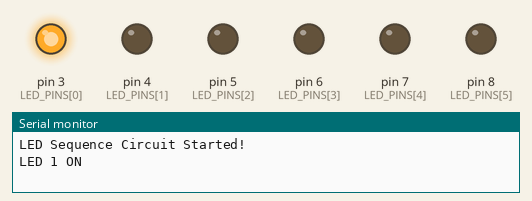
This sketch was run on a simulated Arduino Uno, built with avr-gcc and run on an emulated ATmega328P. Parts: output pins drawn as LEDs (lit = HIGH), the last lines printed to the serial monitor.

Above: at 0.2 s.
At 0.7 s:
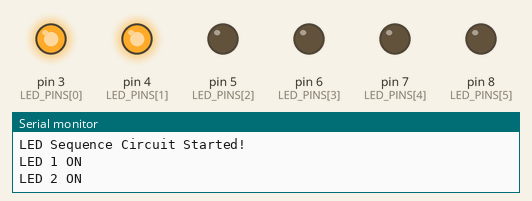
At 1.7 s:
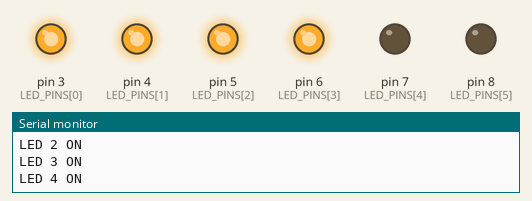
At 3.2 s:
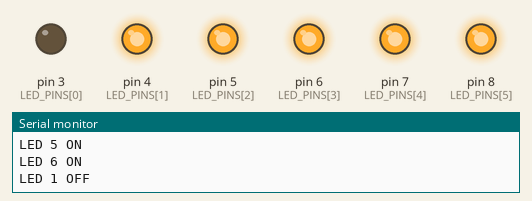
At 4.7 s:
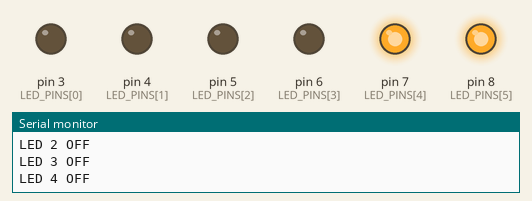
At 6.2 s:
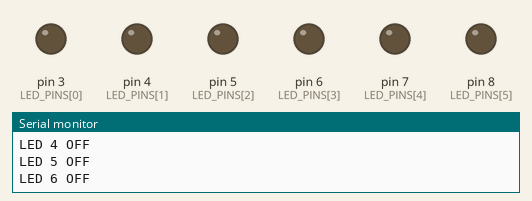
Timing chart, 0 to 9.1 s (numbered marks = the images above):
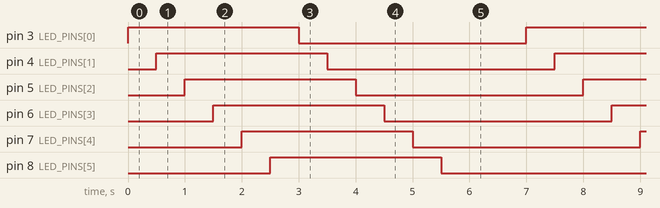

Measured:
- by itself, pin 3 (LED_PINS[0]), pin 4 (LED_PINS[1]), pin 5 (LED_PINS[2]), pin 6 (LED_PINS[3]), pin 7 (LED_PINS[4]), pin 8 (LED_PINS[5]): alternates HIGH for 3.0 s and LOW for 4.0 s
- by itself, everything shown: repeats every 7.0 s, in 12 steps

The sketch:

led_sequence.ino
```cpp
// LED Sequence Circuit - 6 LEDs controlled by For Loop
// Pins: 3, 4, 5, 6, 7, 8 connected to LEDs with 220Ω resistors

const int NUM_LEDS = 6;
const int LED_PINS[NUM_LEDS] = {3, 4, 5, 6, 7, 8};
const int DELAY_TIME = 500;  // 500ms between LED changes

void setup() {
  Serial.begin(9600);

  // Initialize all LED pins as outputs
  for (int i = 0; i < NUM_LEDS; i++) {
    pinMode(LED_PINS[i], OUTPUT);
    digitalWrite(LED_PINS[i], LOW);  // Start all LEDs off
  }

  Serial.println("LED Sequence Circuit Started!");
}

void loop() {
  // Forward sequence: turn on LEDs one by one
  for (int i = 0; i < NUM_LEDS; i++) {
    digitalWrite(LED_PINS[i], HIGH);  // Turn on LED
    Serial.print("LED ");
    Serial.print(i + 1);
    Serial.println(" ON");
    delay(DELAY_TIME);
  }

  // Turn off LEDs one by one
  for (int i = 0; i < NUM_LEDS; i++) {
    digitalWrite(LED_PINS[i], LOW);   // Turn off LED
    Serial.print("LED ");
    Serial.print(i + 1);
    Serial.println(" OFF");
    delay(DELAY_TIME);
  }

  delay(1000);  // 1 second pause before repeating
}
```
